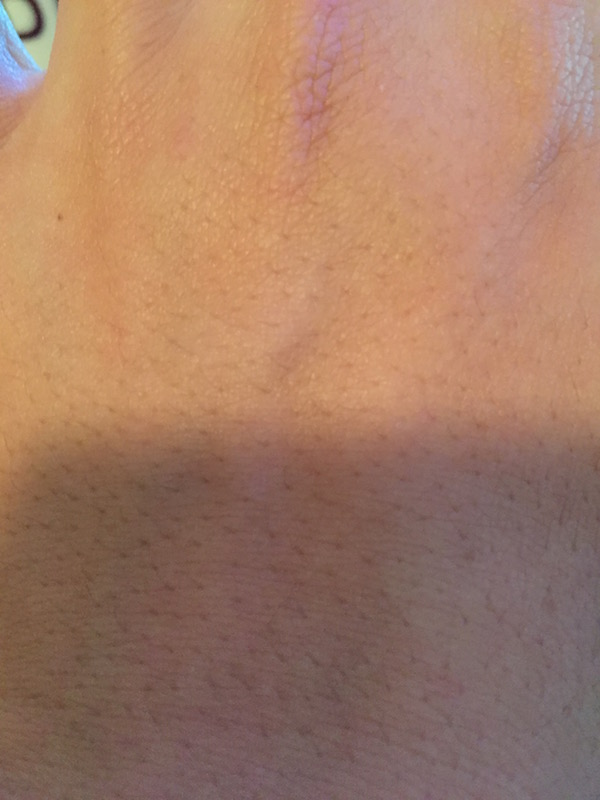
%> input picture Matlab Codes/skin1.JPG, 600 x 800 px
$ octave removehead.m   (GNU Octave 9; MATLAB toolbox functions it lacks are replaced by stand-ins)
%> lines starting %> are read from the running program, lines starting %| are printed output that depends on the picture
Image = imread('skin1.jpg');
%> Image is the input picture: size 800x600x3 uint8; mean R, G, B 163.8, 123.4, 101.4
I = rgb2ycbcr(Image);
%> I: size 800x600x3 uint8; mean of channels 1, 2, 3 130.2, 112.4, 147.3
%I = im2double(Image);
%imshow(I)
b = 0;
r = 0;
sum = 0;
COL = 800;
ROW = 600;
for i = 1:COL
    for j = 1:ROW
        b = b + double(I(i,j,2));
        r = r + double(I(i,j,3));
        sum = sum + 1;

    end
end
%> after the loop, b = 53944252; r = 70707053; sum = 480000
b = b/sum;
%> b = 112.4
r = r/sum;
%> r = 147.3

db = 0;
dr = 0;
c11 = 0;
c12 = 0;
c21 = 0;
c22 = 0;
c = [0 0;0 0];
for i = 1:COL
    for j = 1:ROW
        db = double(I(i,j,2)) - b;
        dr = double(I(i,j,3)) - r;
        c11 = c11 + db*db;
        c12 = c12 + db*dr;
        c21 = c21 + dr*db;
        c22 = c22 + dr*dr;
    end
end
%> after the loop, c11 = 49603387.3; c12 = -35299387.5; c21 = -35299387.5; c22 = 29933741.8
c11 = c11/sum;
%> c11 = 103.3
c12 = c12/sum;
%> c12 = -73.54
c21 = c21/sum;
%> c21 = -73.54
c22 = c22/sum;
%> c22 = 62.36
c = [c11 c12;c21 c22];
%> c = [103.3 -73.54; -73.54 62.36]
ic = inv(c);
%> ic = [0.0602 0.071; 0.071 0.0997]

Itest = imread('lab2.jpg');
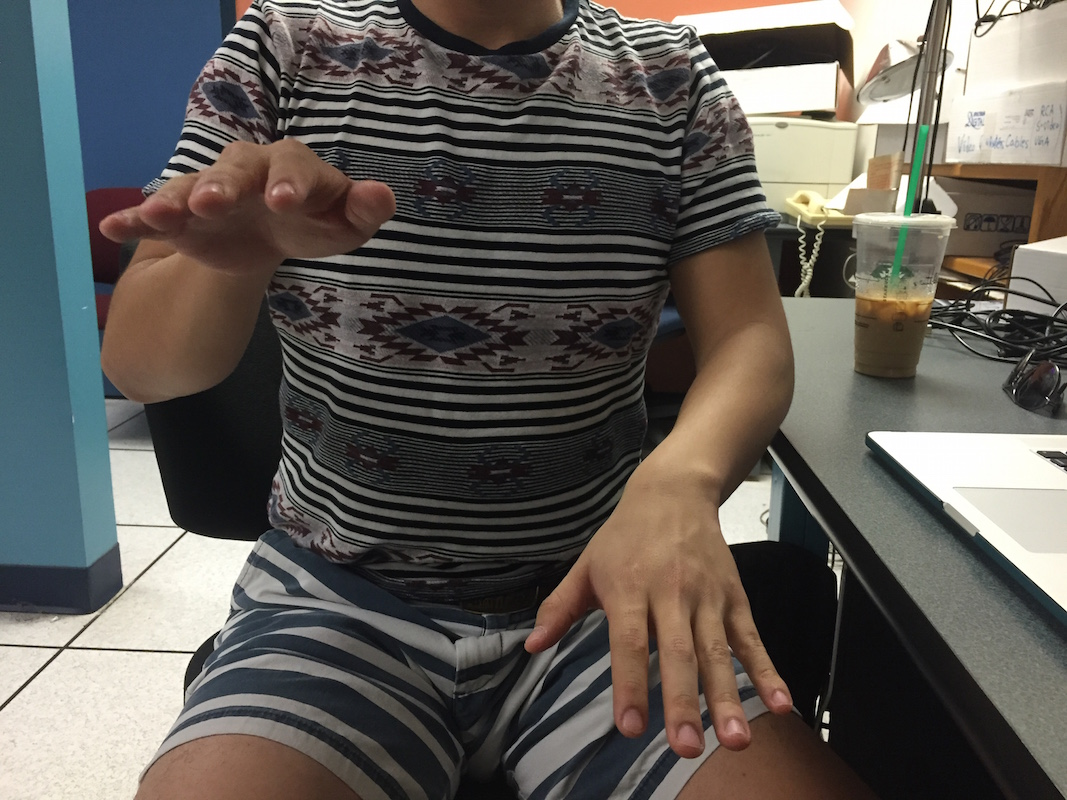
%> input picture Matlab Codes/lab2.JPG, 1067 x 800 px
%> Itest is the input picture: size 800x1067x3 uint8; mean R, G, B 96.3, 92.6, 87.4
I2 = rgb2ycbcr(Itest);
%> I2: size 800x1067x3 uint8; mean of channels 1, 2, 3 95.9, 125.2, 130
COL = 800;
ROW = 1060;
M1 = [0;0];
M2 = [0 0];
Tb = 0;
Tr = 0;
p = 0;
for i = 1:COL
    for j = 1:ROW
        Tb = double(I2(i,j,2));
        Tr = double(I2(i,j,3));
        Tb = Tb - b;
        Tr = Tr - r;
        M1 = [Tb;Tr];
        M2 = [Tb Tr];
        p = exp((-0.5)*M2*ic*M1);
        if(p>0.3)
            Itest(i,j,1) = 0;
            Itest(i,j,2) = 0;
            Itest(i,j,3) = 0;
        else
            Itest(i,j,1) = 255;
            Itest(i,j,2) = 255;
            Itest(i,j,3) = 255;
        end

    end
end
%> Itest: size 800x1067x3 uint8; mean of channels 1, 2, 3 220.4, 220.4, 220.3

I3 = rgb2gray(Itest);
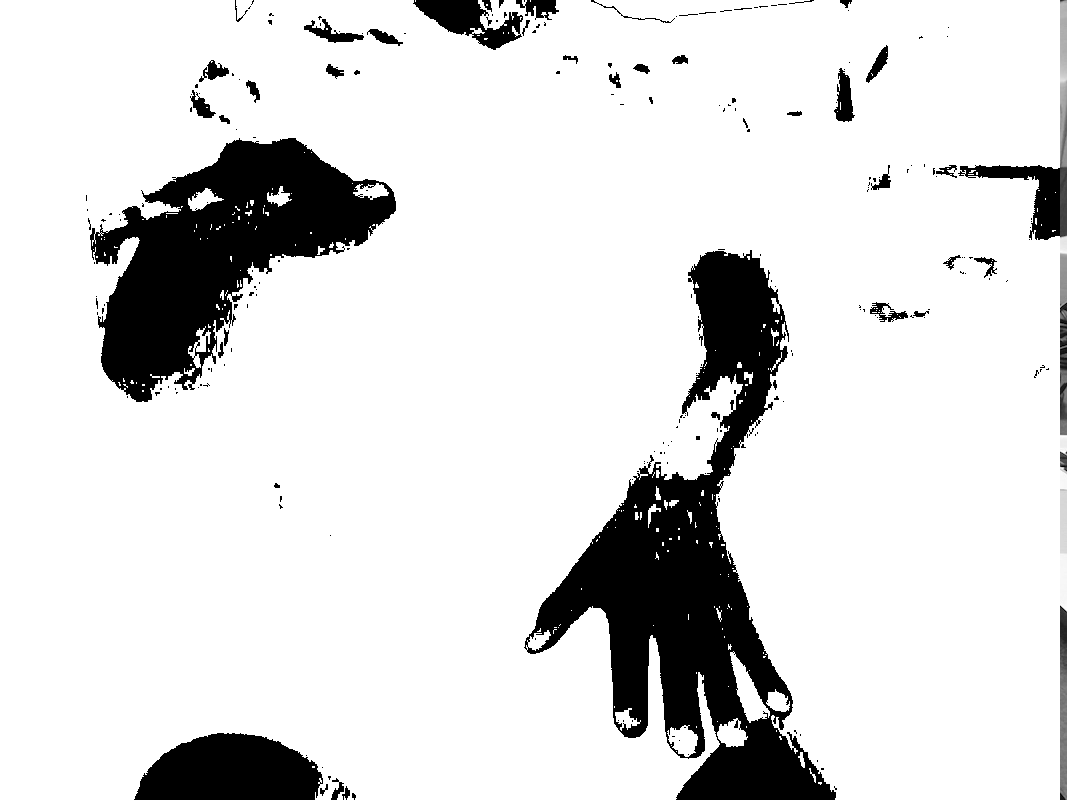
%> I3: size 800x1067 uint8; min 0, max 255, mean 220.4

DIV = 10;
COLS = COL/DIV;
ROWS = ROW/DIV;
SDIV = zeros(COLS,ROWS);
temp = 0;
MAX = DIV*DIV*255;
valc = 0;
valr = 0;
%> (the run ends here)
